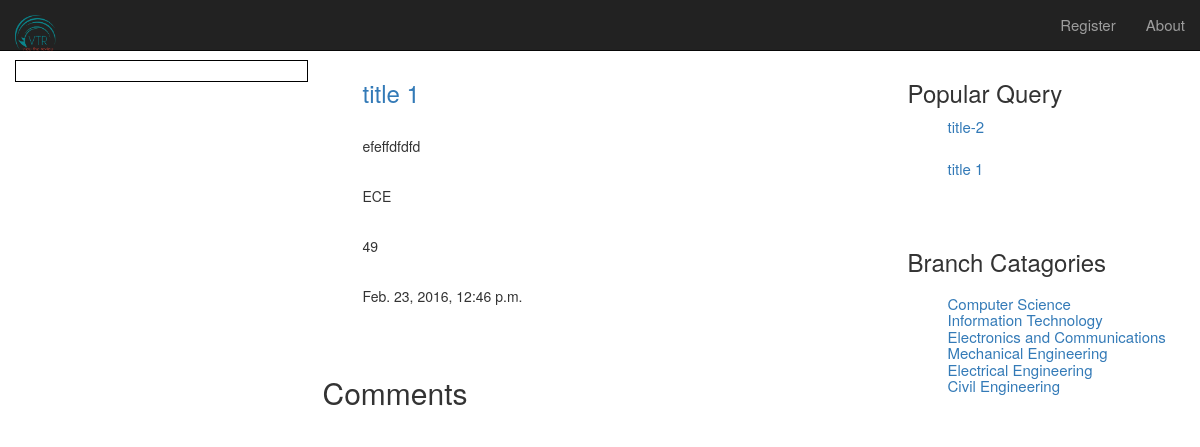
Page /vtr/branchec/ on the earlier database version.
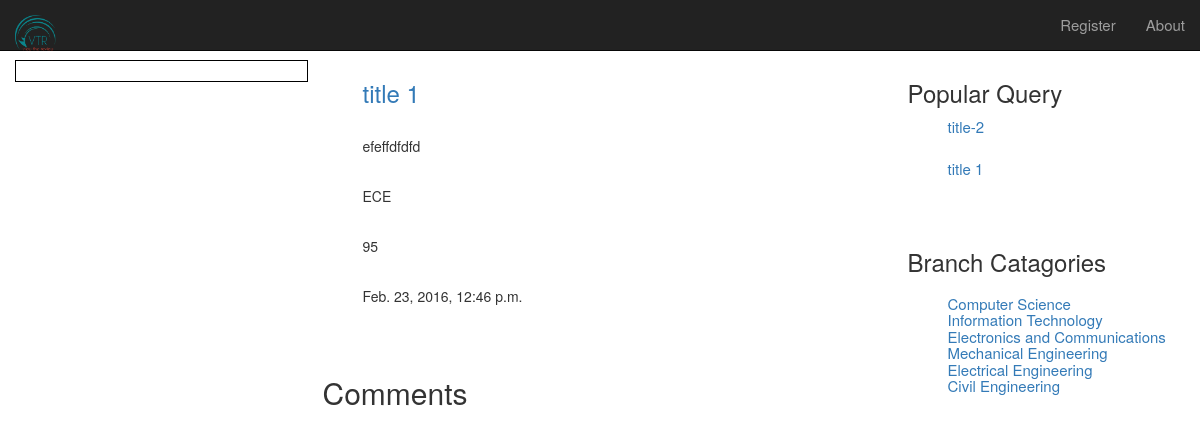
Same page on the later database version.
### vtr/models.py (models this page shows, shortened)
class Query(models.Model):
    title = models.CharField(max_length=100, default='title', unique=True)
    created_at = models.DateTimeField(auto_now_add=True)
    content = models.TextField()
    tag = models.CharField(max_length=20, blank=True, null=True)
    views = models.IntegerField(default=0)
    slug = models.SlugField(unique=True)

### vtr/views.py (the view)
def branchec(request):
    branch_query = Query.objects.filter(tag='ECE')
    userprofile = UserProfile.objects.filter(user=request.user.id)
    popular_query = Query.objects.order_by('-views')[:5]
    context_dict = {
        'branch_query': branch_query,
        'userprofile': userprofile,
        'popular_query': popular_query,
    }
    return render(request, 'vtr/branch.html', context_dict)

### templates/vtr/branch.html (shortened to what this page needs)
{% extends 'vtr/base.html' %}
{% load i18n comments %}
{% load markup_tags %}
{% block body_block %}
    <div class="row">
        <div class="col-lg-3" id="left">
        </div>
        <div class="col-lg-6">
            <ul>{% for query in branch_query %}
                    <h3><a href="{{ query.slug }}">{{ query.title }}</a></h3>
                    <br>
                    <p>{{ query.content }}</p>
                    <br>
                    <p>{{ query.tag }}</p>
                    <br>
                    <p>{{ query.views }}</p>
                    <br>
                    <p>{{ query.created_at }}</p>
                    <br><br>
                {% endfor %}
            </ul>
            <h2>Comments</h2>
        </div>
        <div class="col-lg-3">
            <div>
                <h3>Popular Query</h3>
                <ul style="list-style-type: none">
                    {% for query in popular_query %}
                    <li>
                        <a href="/vtr/{{query.slug}}">{{ query.title }} </a>
                    </li>
                    <br>
                    {% endfor %}
                </ul>
            </div>
            <br>
            <div>
                <h3>Branch Catagories<h3/>
                <ul style="list-style-type: none" class="blist">
                    <li><a href="{% url 'branchcs' %}" name='CSE'>Computer Science</a></li>
                    <li><a href="{% url 'branchit' %}" name='IT'>Information Technology</a></li>
                    <li><a href="{% url 'branchec' %}" name='ECE'>Electronics and Communications</a></li>
                    <li><a href="{% url 'branchme' %}" name='ME'>Mechanical Engineering</a></li>
                    <li><a href="{% url 'branchee' %}" name='EE'>Electrical Engineering</a></li>
                    <li><a href="{% url 'branchce' %}" name='CE'>Civil Engineering</a></li>
                </ul>
            </div>
        </div>
    </div>
{% endblock %}

Differences in the rows shown:
changed Query "title 1": views "49" → "95"
